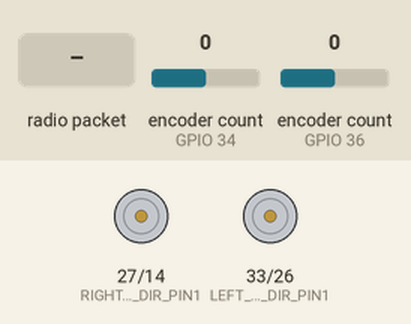
This sketch was run on a simulated ESP32. Parts: motor-driver pin pairs drawn as motors (green arrow = first pin HIGH = forward, orange = second pin HIGH = backward, longer = more drive, scaled by the enable pin). The inputs (shaded band) are chosen by the test bench; at power-on: encoder count (sensors on GPIO 34, GPIO 36) 0. What the sketch prints to the serial monitor is not drawn.

Above: at 1.4 s.
1.5 s: radio packet "q" arrives
At 4.3 s:
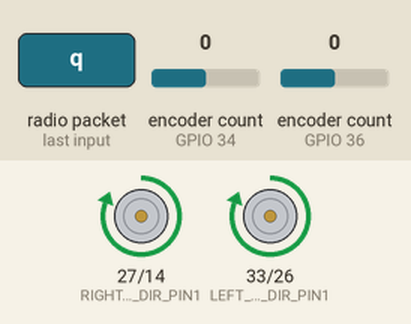
4.5 s: radio packet "s" arrives
At 6.5 s:
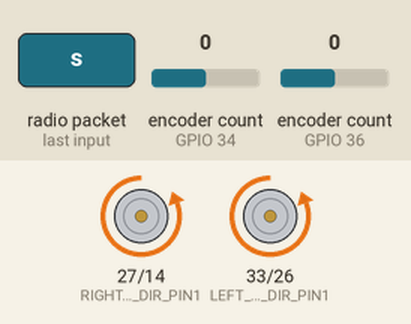
7.5 s: radio packet "w" arrives
At 8.3 s:
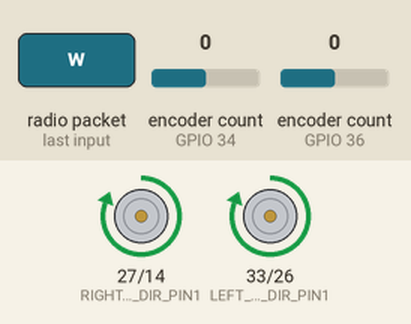
9.0 s: radio packet "a" arrives
At 10.1 s:
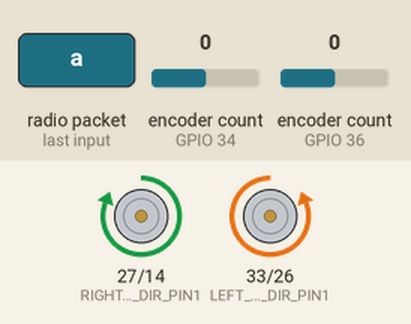
10.5 s: radio packet "d" arrives
At 13.3 s:
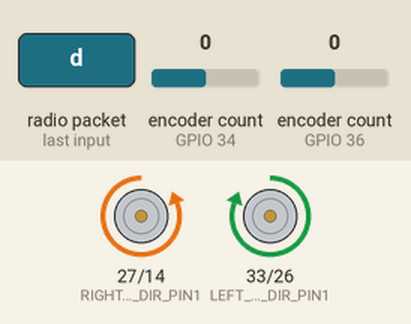
13.5 s: radio packet "p" arrives
At 14.1 s:
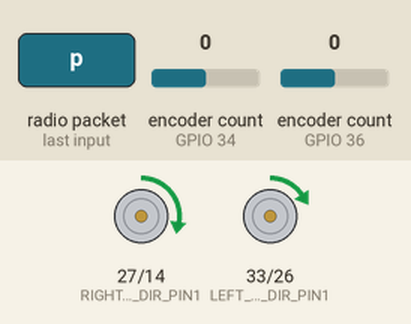
Timing chart, 0 to 16.0 s (numbered marks = the images above; inputs shaded):
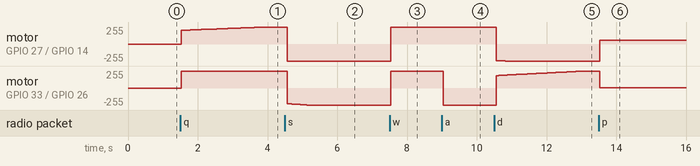

The sketch:

finalR.ino
```cpp
#include <PID_v1.h>
// This library is used to control the PID loop
#include <ESP32Encoder.h>
// This library is used to read the encoder values
// #include <ESP32Servo.h>
// This library is used to control the servo motor
#include "L298N.h"
// This library is used to control the DC motor
#include <esp_now.h>
#include <WiFi.h>


// Define the pins for the servo motor
#define FRONT_SERVO_PIN 23
#define REAR_SERVO_PIN2 22

// Define the pins for the DC motors and encoders
#define LEFT_MOTOR_PWM_PIN 32
#define LEFT_MOTOR_DIR_PIN1 33
#define LEFT_MOTOR_DIR_PIN2 26

// pin 25 not work, we tested two ESP32 board
// unknown reason
#define RIGHT_MOTOR_DIR_PIN1 27
#define RIGHT_MOTOR_DIR_PIN2 14
#define RIGHT_MOTOR_PWM_PIN 12

#define LEFT_ENCODER_PIN1 36
#define LEFT_ENCODER_PIN2 39
#define RIGHT_ENCODER_PIN1 34
#define RIGHT_ENCODER_PIN2 35


// Motor Control ///////////////////////////////////////////////////////////////////
const int gearRatio = 210;
const int encoderCPR = 64;
const float wheelCircumference = 0.276;

L298N leftMotor(LEFT_MOTOR_PWM_PIN, LEFT_MOTOR_DIR_PIN1, LEFT_MOTOR_DIR_PIN2);
L298N rightMotor(RIGHT_MOTOR_PWM_PIN, RIGHT_MOTOR_DIR_PIN1, RIGHT_MOTOR_DIR_PIN2);

struct MotorState {
    ESP32Encoder encoder;
    int64_t lastEncoderCount = 0;
    unsigned long lastTime = 0;
};

MotorState leftMotorState, rightMotorState;

double calculateSpeed(MotorState& motorState) {
    unsigned long currentTime = millis();
    double timeInterval = (currentTime - motorState.lastTime) / 1000.0; // in seconds

    int64_t currentEncoderCount = motorState.encoder.getCount();
    int64_t countDelta = currentEncoderCount - motorState.lastEncoderCount;

    double speed = (countDelta / (double)(encoderCPR * gearRatio)) * wheelCircumference / timeInterval;

    // update state
    motorState.lastEncoderCount = currentEncoderCount;
    motorState.lastTime = currentTime;

    return speed;
}

// Car Control ////////////////////////////////////////////////////////
volatile char direction;


// PID Control ////////////////////////////////////////////////////////

double Kp = 1370.0, Ki = 170.0, Kd = 10.0;
double leftSpeedInput, rightSpeedInput;
double leftPWMOutput, rightPWMOutput;
double setLeftSpeed = 0.0;
double setRightSpeed = 0.0;
double referenceSpeed = 0.0; // for debug only

PID leftMotorPID(&leftSpeedInput, &leftPWMOutput, &setLeftSpeed, Kp, Ki, Kd, DIRECT);
PID rightMotorPID(&rightSpeedInput, &rightPWMOutput, &setRightSpeed, Kp, Ki, Kd, DIRECT);

// ESPNOW //////////////////////////////////////////////////////

// R mac address: {0xD4,0xD4,0xDA,0x42,0x75,0x98}
// C mac address: {0xD8,0xBC,0x38,0xE5,0xC1,0xF4}
void OnDataRecv(const uint8_t *mac_addr, const uint8_t *data, int data_len) {
    Serial.printf(" Recv from: %02x:%02x:%02x:%02x:%02x:%02x ",mac_addr[0], mac_addr[1], mac_addr[2], mac_addr[3], mac_addr[4], mac_addr[5]);
    Serial.print(" Data: ");
    // if the first byte is a char, then it is a command
    if (isascii(data[0])) {
        Serial.println((char *)data);
        direction = data[0];
    } else {
        Serial.println("Not a command");
    }
}
///////////////////////////////////////////////////////////////

void setupESPNOW() {
    WiFi.mode(WIFI_STA);
    Serial.print("ESPNow Receiving MAC: ");  Serial.println(WiFi.macAddress());

    if (esp_now_init() != ESP_OK) {
        Serial.println("ESPNow Init Failed");
        ESP.restart();
    }
    esp_now_register_recv_cb(OnDataRecv);
    Serial.println("ESP32 MAC Address: ");
    Serial.println(WiFi.macAddress());  // find my mac adress
    delay(50);
}

void setupEncoder() {
    // attach the pins of the encoder to the ESP32
    leftMotorState.encoder.attachFullQuad(LEFT_ENCODER_PIN1, LEFT_ENCODER_PIN2);
    rightMotorState.encoder.attachFullQuad(RIGHT_ENCODER_PIN1, RIGHT_ENCODER_PIN2);
    // clear the encoder count
    leftMotorState.encoder.clearCount();
    rightMotorState.encoder.clearCount();
    Serial.println("Setup Encoder Done!");
    delay(50);
}

void setupMotor(){
    leftMotor.setVelocity(0); // 0-255
    rightMotor.setVelocity(0); // 0-255
    Serial.println("Setup Motor Done!");
    delay(50);
}

void setupPID(){
    leftMotorPID.SetMode(AUTOMATIC);
    rightMotorPID.SetMode(AUTOMATIC);
    leftMotorPID.SetOutputLimits(-255, 255);
    rightMotorPID.SetOutputLimits(-255, 255);
    leftMotorPID.SetSampleTime(50);
    rightMotorPID.SetSampleTime(50);
    Serial.println("Setup PID Done!");
    delay(50);
}

void setup() {
    Serial.begin(115200);
    setupPID();
    setupEncoder();
    setupMotor();
    setupESPNOW();
    Serial.println("Setup All Done!");
}

void loop() {

    switch (direction) {
    case 'w':          // forward
        setLeftSpeed = 0.24;
        setRightSpeed = 0.24;
        break;
    case 's':          // backward
        setLeftSpeed = -0.24;
        setRightSpeed = -0.24;
        break;

    case 'a':          // turn left
        setLeftSpeed = -0.2;
        setRightSpeed = 0.2;
        break;

    case 'd':          // turn right
        setLeftSpeed = 0.2;
        setRightSpeed = -0.2;
        break;

    case 'q':          // fine turn left
        setLeftSpeed = 0.15;
        setRightSpeed = 0.23;
        break;

    case 'e':          // fine turn right
        setLeftSpeed = 0.23;
        setRightSpeed = 0.15;
        break;

    case 'p':          // stop
        setLeftSpeed = 0;
        setRightSpeed = 0;
        break;
}


    leftSpeedInput = calculateSpeed(leftMotorState);
    rightSpeedInput = calculateSpeed(rightMotorState);

    Serial.printf("leftSpeedInput:%lf , rightSpeedInput:%lf \n", leftSpeedInput, rightSpeedInput);
    Serial.printf("referenceSpeed:%lf \n", referenceSpeed);
    // update PID
    leftMotorPID.Compute();
    rightMotorPID.Compute();

    // Serial.printf("leftPWMOutput:%lf , rightPWMOutput:%lf \n", leftPWMOutput, rightPWMOutput);

    // output PWM
    leftMotor.setVelocity(leftPWMOutput);
    rightMotor.setVelocity(rightPWMOutput);


    delay(30);
}
```

L298N.cpp
```cpp
/*
  L298N.cpp - Libreria per gestire i movimenti di un motore DC con il modulo
  L298N Autore:   Andrea Lombardo Sito web: http://www.lombardoandrea.com
*/

#include "L298N.h"

typedef void (*CallBackFunction)();

L298N::L298N(uint8_t pinEnable, uint8_t pinIN1, uint8_t pinIN2) {
  _pinEnable = pinEnable;
  _pinIN1 = pinIN1;
  _pinIN2 = pinIN2;
  _pwmVal = 100;
  _isMoving = false;
  _canMove = true;
  _lastMs = 0;
  _direction = STOP;

  pinMode(_pinEnable, OUTPUT);
  pinMode(_pinIN1, OUTPUT);
  pinMode(_pinIN2, OUTPUT);
}

L298N::L298N(uint8_t pinIN1, uint8_t pinIN2) {
  _pinEnable = -1;
  _pinIN1 = pinIN1;
  _pinIN2 = pinIN2;
  _pwmVal = 255;  // It's always at the max speed due to jumper on module
  _isMoving = false;
  _canMove = true;
  _lastMs = 0;
  _direction = STOP;

  pinMode(_pinIN1, OUTPUT);
  pinMode(_pinIN2, OUTPUT);
}

void L298N::setSpeed(unsigned short pwmVal) {
  _pwmVal = pwmVal;
}

unsigned short L298N::getSpeed() {
  return this->isMoving() ? _pwmVal : 0;
}

void L298N::forward() {
  digitalWrite(_pinIN1, HIGH);
  digitalWrite(_pinIN2, LOW);

  analogWrite(_pinEnable, _pwmVal);

  _direction = FORWARD;
  _isMoving = true;
}

void L298N::backward() {
  digitalWrite(_pinIN1, LOW);
  digitalWrite(_pinIN2, HIGH);

  analogWrite(_pinEnable, _pwmVal);

  _direction = BACKWARD;
  _isMoving = true;
}

void L298N::run(L298N::Direction direction) {
  switch (direction) {
    case BACKWARD:
      this->backward();
      break;
    case FORWARD:
      this->forward();
      break;
    case STOP:
      this->stop();
      break;
  }
}

// Timing and callback

void L298N::runFor(unsigned long delay,
                   L298N::Direction direction,
                   CallBackFunction callback) {
  if ((_lastMs == 0) && _canMove) {
    _lastMs = millis();

    switch (direction) {
      case FORWARD:
        this->forward();
        break;
      case BACKWARD:
        this->backward();
        break;
      case STOP:
      default:
        this->stop();
        break;
    }
  }

  if (((millis() - _lastMs) > delay) && _canMove) {
    this->stop();
    _lastMs = 0;
    _canMove = false;

    callback();
  }
}

void L298N::runFor(unsigned long delay, L298N::Direction direction) {
  this->runFor(delay, direction, fakeCallback);
}

void L298N::forwardFor(unsigned long delay, CallBackFunction callback) {
  this->runFor(delay, FORWARD, callback);
}

void L298N::forwardFor(unsigned long delay) {
  this->runFor(delay, FORWARD);
}

void L298N::backwardFor(unsigned long delay, CallBackFunction callback) {
  this->runFor(delay, BACKWARD, callback);
}

void L298N::backwardFor(unsigned long delay) {
  this->runFor(delay, BACKWARD);
}

void L298N::stop() {
  digitalWrite(_pinIN1, LOW);
  digitalWrite(_pinIN2, LOW);

  analogWrite(_pinEnable, 255);

  _direction = STOP;
  _isMoving = false;
}

void L298N::reset() {
  _canMove = true;
}

void L298N::setVelocity(int velocity){
  if (velocity > 0) {
    this->setSpeed((unsigned short)velocity);
    this->forward();
  } else if (velocity < 0) {
    this->setSpeed((unsigned short)(-velocity));
    this->backward();
  } else {
    this->stop();
  }

}

void L298N::accelerate(int acceleration) {
  int velocity = this->getSpeed();
  if (_direction == BACKWARD) {
    velocity = -velocity;
  }
  velocity += acceleration;
  if (velocity > 255) {
    velocity = 255;
  } else if (velocity < -255) {
    velocity = -255;
  }
  this->setVelocity(velocity);
}

boolean L298N::isMoving() {
  return _isMoving;
}

L298N::Direction L298N::getDirection() {
  return _direction;
}

void L298N::fakeCallback() {}
```

L298N.h
```cpp
#ifndef L298N_h
#define L298N_h

#include "Arduino.h"

typedef void (*CallBackFunction)();

class L298N
{
public:
   typedef enum
   {
      FORWARD = 0,
      BACKWARD = 1,
      STOP = -1
   } Direction;

   L298N(uint8_t pinEnable, uint8_t pinIN1, uint8_t pinIN2);
   L298N(uint8_t pinIN1, uint8_t pinIN2);
   void setSpeed(unsigned short pwmVal);
   unsigned short getSpeed();
   void forward();
   void forwardFor(unsigned long delay, CallBackFunction callback);
   void forwardFor(unsigned long delay);
   void backward();
   void backwardFor(unsigned long delay, CallBackFunction callback);
   void backwardFor(unsigned long delay);
   void run(L298N::Direction direction);
   void runFor(unsigned long delay, L298N::Direction direction);
   void runFor(unsigned long delay, L298N::Direction direction, CallBackFunction callback);
   void stop();
   void reset();
   void setVelocity(int velocity);
   void accelerate(int acceleration);
   boolean isMoving();
   Direction getDirection();

private:
   byte _pinEnable;
   byte _pinIN1;
   byte _pinIN2;
   byte _pwmVal;
   unsigned long _lastMs;
   boolean _canMove;
   boolean _isMoving;
   L298N::Direction _direction;
   static void fakeCallback();
};

#endif
```

Measured:
- after the input at 1.5 s, motor on GPIO 27 (RIGHT_MOTOR_DIR_PIN1) / GPIO 14 (RIGHT_MOTOR_DIR_PIN2): moves from stopped to forward 255/255 over 2.4 s, starting at once; motor on GPIO 33 (LEFT_MOTOR_DIR_PIN1) / GPIO 26 (LEFT_MOTOR_DIR_PIN2): stopped → forward 255/255 at once
- after the input at 4.5 s, motor on GPIO 27 (RIGHT_MOTOR_DIR_PIN1) / GPIO 14 (RIGHT_MOTOR_DIR_PIN2): forward 255/255 → backward 255/255 after 0.06 s; motor on GPIO 33 (LEFT_MOTOR_DIR_PIN1) / GPIO 26 (LEFT_MOTOR_DIR_PIN2): moves from forward 255/255 to backward 255/255 over 0.57 s, starting after 0.06 s
- after the input at 7.5 s, motor on GPIO 27 (RIGHT_MOTOR_DIR_PIN1) / GPIO 14 (RIGHT_MOTOR_DIR_PIN2), motor on GPIO 33 (LEFT_MOTOR_DIR_PIN1) / GPIO 26 (LEFT_MOTOR_DIR_PIN2): backward 255/255 → forward 255/255 at once
- after the input at 9.0 s, motor on GPIO 33 (LEFT_MOTOR_DIR_PIN1) / GPIO 26 (LEFT_MOTOR_DIR_PIN2): forward 255/255 → backward 255/255 after 0.05 s
- after the input at 10.5 s, motor on GPIO 27 (RIGHT_MOTOR_DIR_PIN1) / GPIO 14 (RIGHT_MOTOR_DIR_PIN2): moves from forward 255/255 to backward 255/255 over 0.25 s, starting after 0.06 s; motor on GPIO 33 (LEFT_MOTOR_DIR_PIN1) / GPIO 26 (LEFT_MOTOR_DIR_PIN2): moves from backward 255/255 to forward 255/255 over 2.5 s, starting after 0.06 s
- after the input at 13.5 s, motor on GPIO 27 (RIGHT_MOTOR_DIR_PIN1) / GPIO 14 (RIGHT_MOTOR_DIR_PIN2): backward 255/255 → forward 53/255 at once; motor on GPIO 33 (LEFT_MOTOR_DIR_PIN1) / GPIO 26 (LEFT_MOTOR_DIR_PIN2): forward 255/255 → forward 7/255 at once
